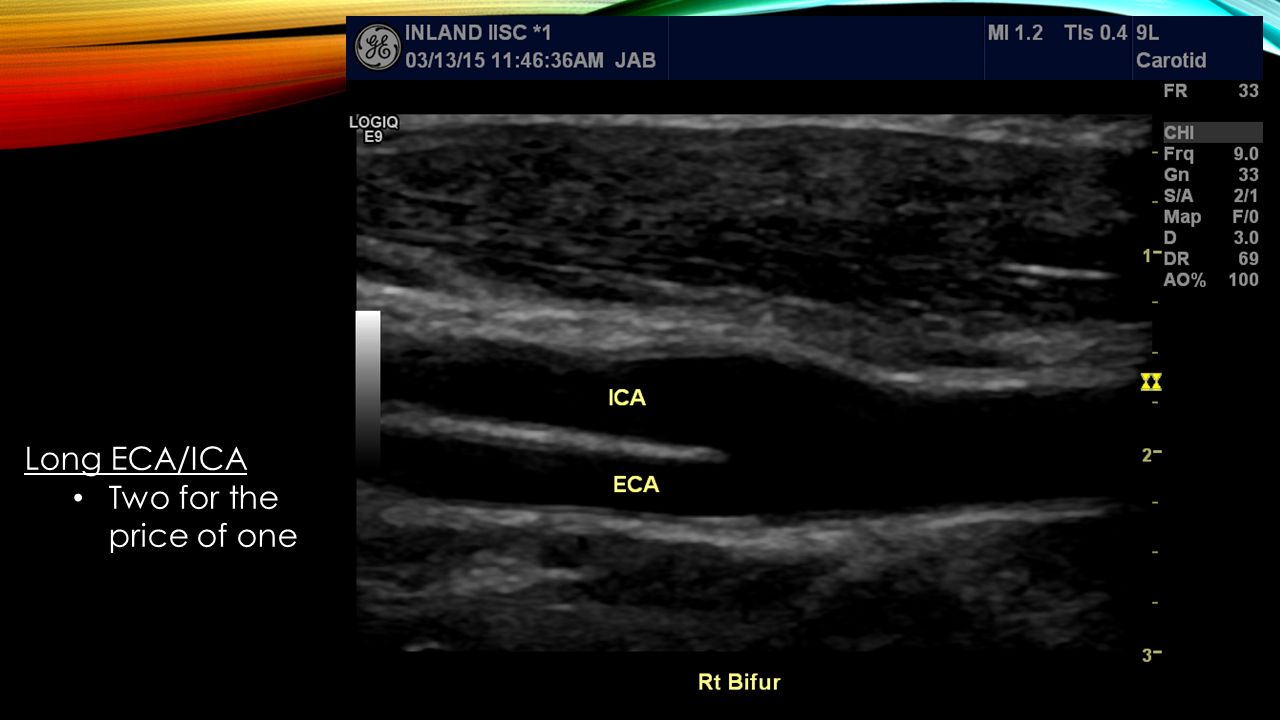
%> input picture BME6310/ECA_ICAjunction.jpg, 1280 x 720 px
$ octave Owl_interp.m   (GNU Octave 9; MATLAB toolbox functions it lacks are replaced by stand-ins)
%> lines starting %> are read from the running program, lines starting %| are printed output that depends on the picture
%% image interpolation

Owl = imread('ECA_ICAjunction.jpg');
%> Owl is the input picture: size 720x1280x3 uint8; mean R, G, B 25.4, 21.6, 19.9
Owl1 = im2double(Owl);
figure(1); hold on;
subplot(1,3,1);
imagesc(Owl1); colormap(gray);
for i=1:72, for j=1:128
        Owl_sparse(i,j) = Owl1(i*10,j*10);
end, end
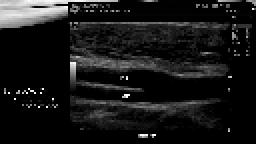
%> Owl_sparse: size 72x128 double (shown 2 times larger); min 0, max 1, mean 0.0941
title('Owl');
subplot(1,3,2);
imagesc(Owl_sparse); colormap(gray);
title('Owl Sparse');

%%
[Xi,Yi] = ndgrid(1:.05:72,1:.05:128);
[X,Y] = ndgrid(1:72,1:128);
Owl_sparse_i = interpn(X, Y, Owl_sparse, Xi, Yi, 'spline');
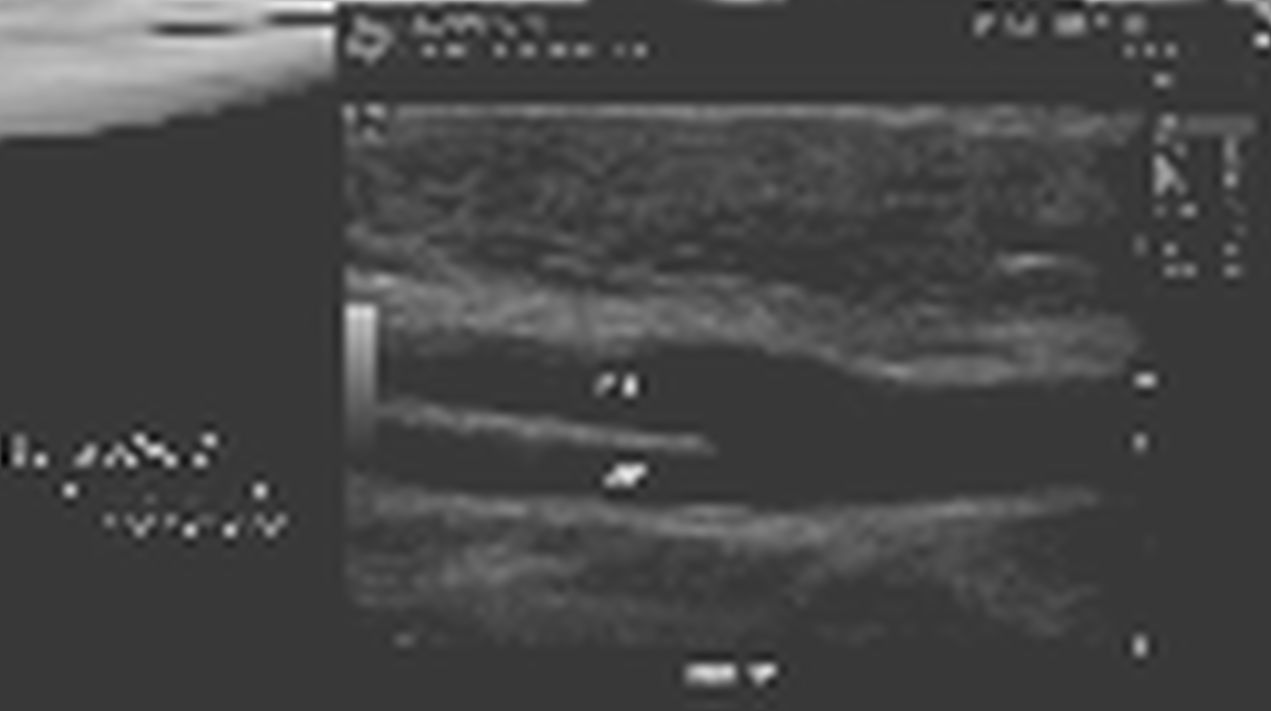
%> Owl_sparse_i: size 1421x2541 double (shown at 1/2 size); min -0.384, max 1.34, mean 0.0914; drawn with min black and max white
colormap gray
axis off
title('Owl Sparse');
subplot(1,3,3);
imagesc(Owl_sparse_i)
axis off
title('Owl sparse interpolated');
